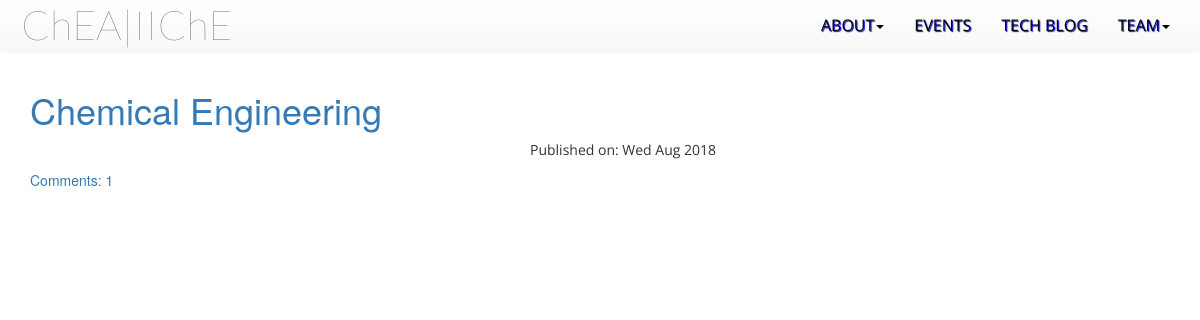
Page /techblog/ on the committed database.
### blog/models.py (models this page shows, shortened)
class Post(models.Model):
    author = models.ForeignKey('auth.User')
    title = models.CharField(max_length=200)
    text = models.TextField()
    created_date = models.DateTimeField(default=timezone.now)
    published_date = models.DateTimeField(blank=True, null=True)
    def approve_comments(self):
        return self.comments.filter(approved_comment=True)

### blog/views.py (the view)
# urls.py: url(r'^techblog/$',views.PostListView.as_view(),name='post_list'),
class PostListView(ListView):
    model = Post
    def get_queryset(self):
        return Post.objects.filter(published_date__lte=timezone.now()).order_by('-published_date')

### blog/templates/blog/post_list.html
{% extends 'blog/base.html' %}
{% block content %}
<div class="centerstage">
    {% for post in post_list %}
        <div class="post">
            <h1><a href="{% url 'post_detail' pk=post.pk %}">{{ post.title }}</a></h1>
            <div class="date">
                <p>Published on: {{ post.published_date|date:"D M Y"}}</p>
            </div>
            <a href="{% url 'post_detail' pk=post.pk %}">Comments: {{ post.approve_comments.count }}</a>
        </div>
    {% endfor %}
</div>
{% endblock %}

### blog/templates/blog/base.html (shortened to what this page needs)
<!DOCTYPE html>
{% load staticfiles %}
<html>
    <head>
        <link rel="stylesheet" href="https://maxcdn.bootstrapcdn.com/bootstrap/3.3.7/css/bootstrap.min.css">
        <link rel="stylesheet" href="https://maxcdn.bootstrapcdn.com/bootstrap/3.3.7/css/bootstrap-theme.min.css">
        <link rel="stylesheet" href="//cdn.jsdelivr.net/medium-editor/latest/css/medium-editor.min.css" type="text/css" media="screen" charset="utf-8">
        <link rel="stylesheet" href="{% static 'css/base.css' %}">
        <link rel="stylesheet" href="https://use.fontawesome.com/releases/v5.3.1/css/all.css">
  <nav class="navbar navbar-default">
    <div class="container-fluid">
      <div class="navbar-header">
        <a class="navbar-brand" href="/">
          ChEA|IIChE
        </a>
      </div>
      <div class="collapse navbar-collapse" id="bs-example-navbar-collapse-1">
      <ul class="nav navbar-nav navbar-right">
        <li class="dropdown">
        <a href="#" class="dropdown-toggle" data-toggle="dropdown" role="button" aria-haspopup="true" aria-expanded="false">ABOUT<span class="caret"></span></a>
        </li>
        <li><a href="{% url 'news' %}">EVENTS</a></li>
        <li><a href="{% url 'post_list' %}">TECH BLOG</a></li>
        <li class="dropdown">
          <a href="#" class="dropdown-toggle" data-toggle="dropdown" role="button" aria-haspopup="true" aria-expanded="false">TEAM<span class="caret"></span></a>
        </li>
      </ul>
  </div>
</nav>
        <div class="content container">
            <div class="row">
                <div class="col-md-8">
                  <div class="blog_posts">
                    {% block content %}
                    {% endblock %}
                  </div>
                </div>
            </div>
        </div>
</body>
</html>

### blog/static/css/base.css (style rules this page uses)
* { margin: 0px; padding: 0px; }
.date { font-family: 'Open Sans', sans-serif; margin-left: 500px; }
.centerstage { margin-left: auto; margin-right: auto; }
.navbar-default .navbar-brand { font-size:40px; font-weight: lighter; color:#bb7ebc; font-family: 'Lato', sans-serif; float: left; margin-left: 17px; padding-left: 23px; transition: ease-in-out 0.3s; }
.navbar-default .navbar-nav > li > a { font-size: 16px; font-family: 'Open Sans', sans-serif; color: black; text-shadow: 1px 1px 1px blue; }
.navbar-default { background-color: inherit; border: none; }
.navbar-default .navbar-nav > .dropdown > a .caret { border-top-color: black; border-bottom-color: black; }

### rows in the picture
Post: title "Chemical Engineering", published_date "Wed Aug 2018", approve_comments.count "1"
